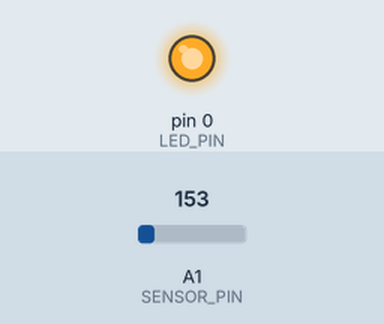
Simulated run of this sketch. Board: Arduino Uno, built with avr-gcc and run on an emulated ATmega328P. On the bench: output pins drawn as LEDs (lit = HIGH). Dashed ring = blinking. The test bench sets the inputs (shaded band); at power-on: A1 (SENSOR_PIN) = 153.

Above: at 1.2 s.
1.3 s: A1 (SENSOR_PIN) set to 171
At 2.2 s:
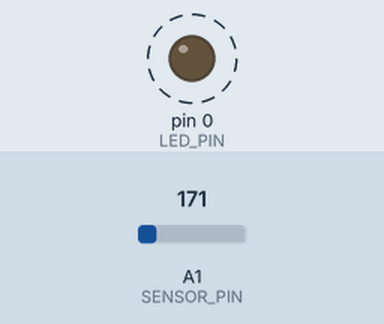
4.3 s: A1 (SENSOR_PIN) set to 191
At 4.8 s:
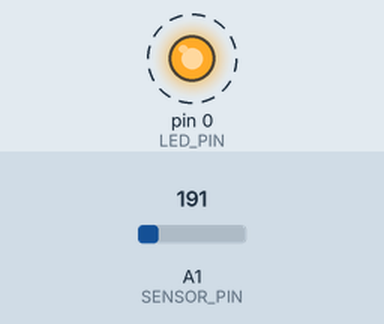
Timing chart, 0 to 13.3 s (numbered marks = the images above; inputs shaded):
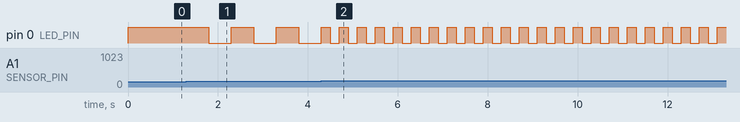

The sketch:

code.ino
```cpp
#define SENSOR_PIN A1  // PB2 (Analog input from TMP36)
#define LED_PIN 0      // PB0 (LED output)

float realDegree = 0.0;

void setup() {
    pinMode(LED_PIN, OUTPUT);
    realDegree = 0.0;
}

void loop() {
    int degree = analogRead(SENSOR_PIN);
    realDegree = (degree / 1024.0) * 5.0;  // Convert to voltage (0-5V)
    float tempC = (realDegree - 0.5) * 100; // Convert voltage to temperature in Celsius
    float tempF = (tempC * 9.0 / 5.0) + 32.0; // Convert Celsius to Fahrenheit

    if (tempC < 20) {
        digitalWrite(LED_PIN, LOW); // LED off for low temperatures
    } else if (tempC >= 20 && tempC < 30) {
        digitalWrite(LED_PIN, HIGH); // LED remains steady for moderate temperatures
    } else if (tempC >= 30 && tempC < 40) {
        digitalWrite(LED_PIN, HIGH);
        delay(500);
        digitalWrite(LED_PIN, LOW);
        delay(500); // Slow blink for warm temperatures
    } else {
        digitalWrite(LED_PIN, HIGH);
        delay(200);
        digitalWrite(LED_PIN, LOW);
        delay(200); // Fast blink for high temperatures
    }
}
```

Measured:
- the behaviour switches between 163 and 164 on A1 (SENSOR_PIN) (found by bisection; images 0 and 1)
- after the input at 1.3 s, pin 0 (LED_PIN): alternates HIGH for 0.50 s and LOW for 0.50 s, starting after 0.50 s
- after the input at 4.3 s, pin 0 (LED_PIN): alternates HIGH for 0.20 s and LOW for 0.20 s, starting after 0.20 s
